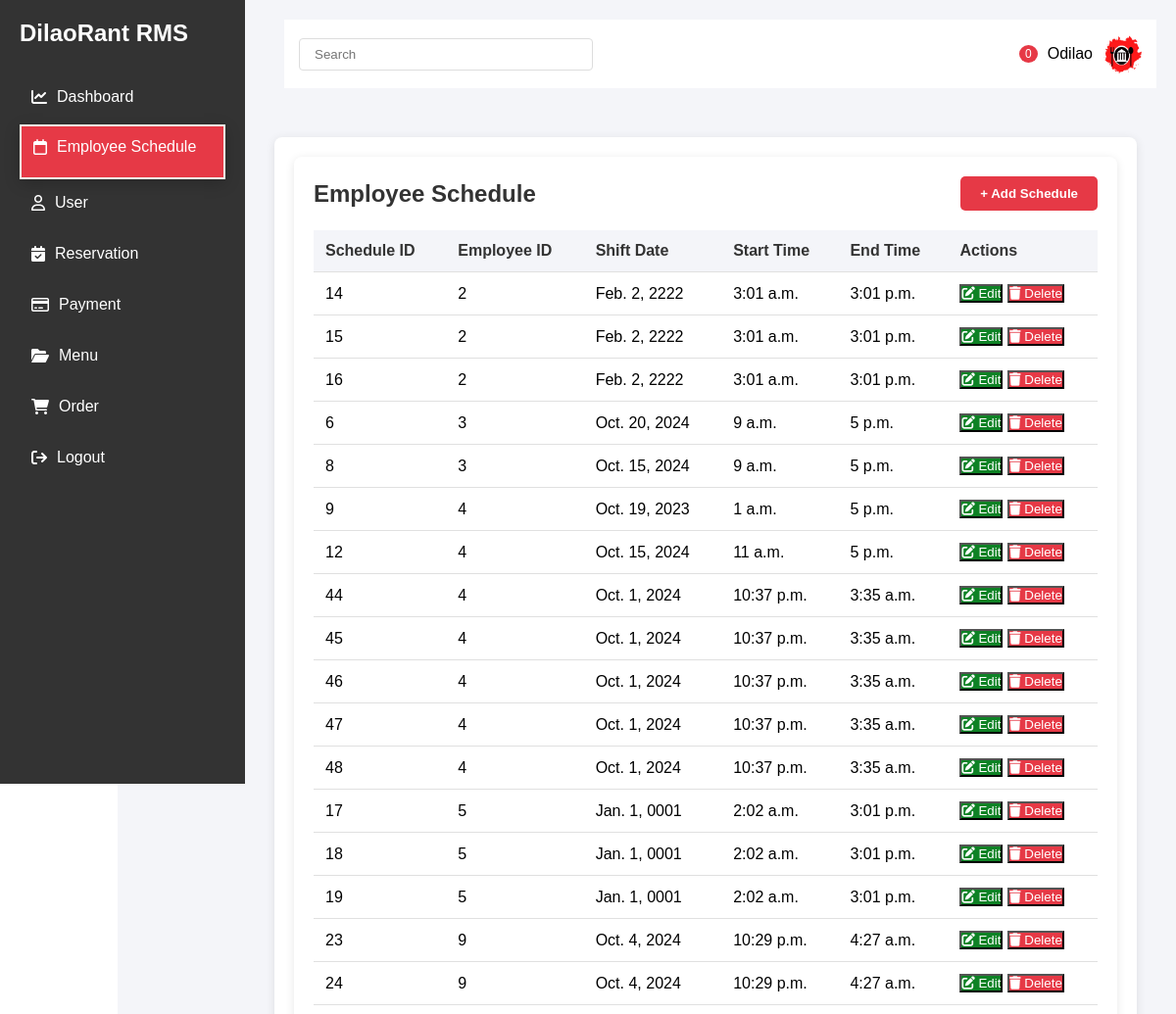
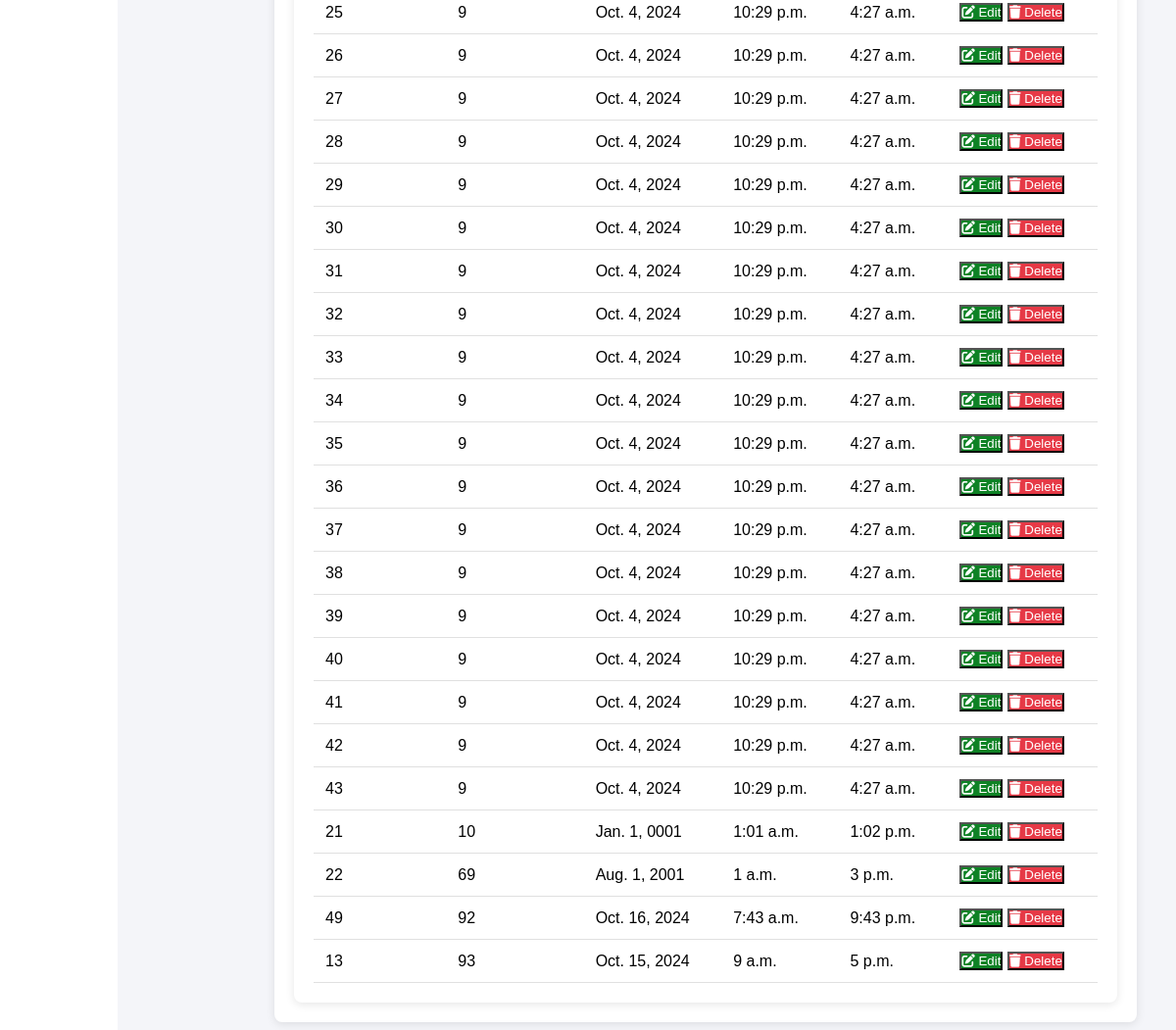
/dashboard/employeeSchedule/ (signed in), run on an earlier commit of the app's database (2 pictures, top to bottom).
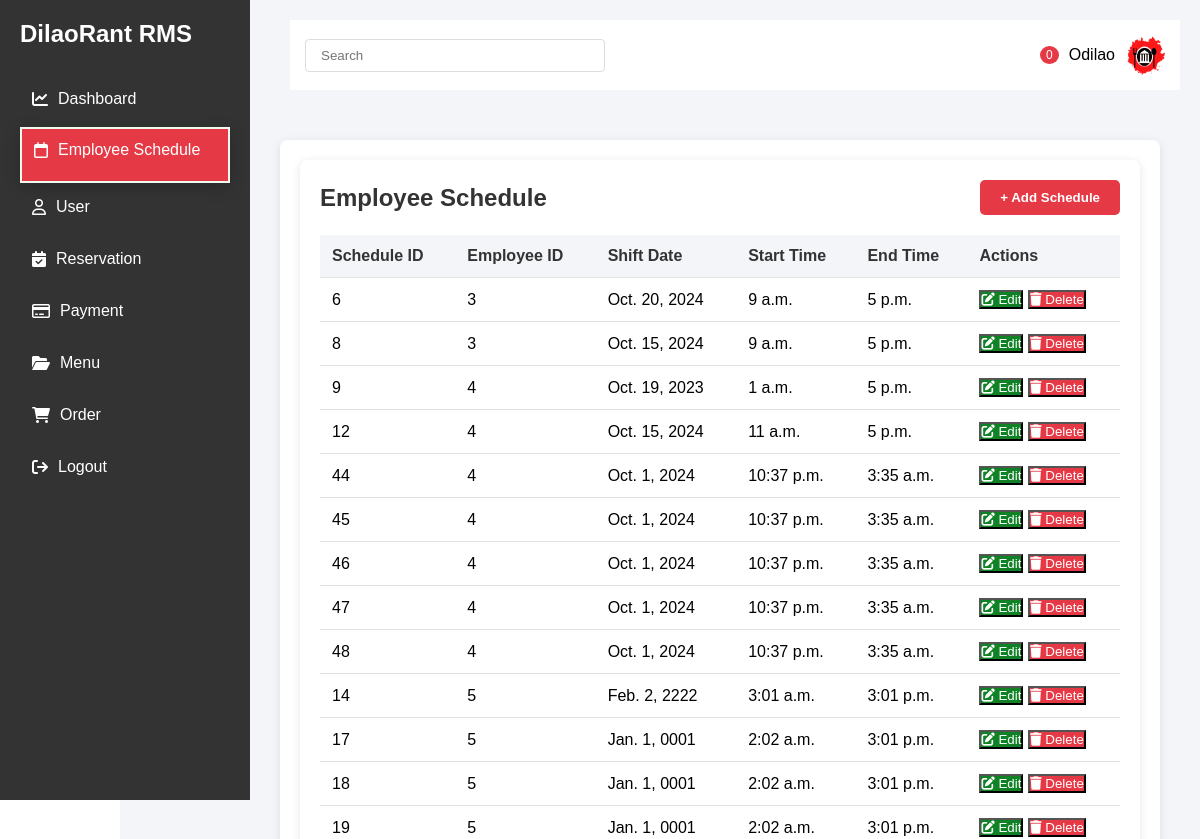
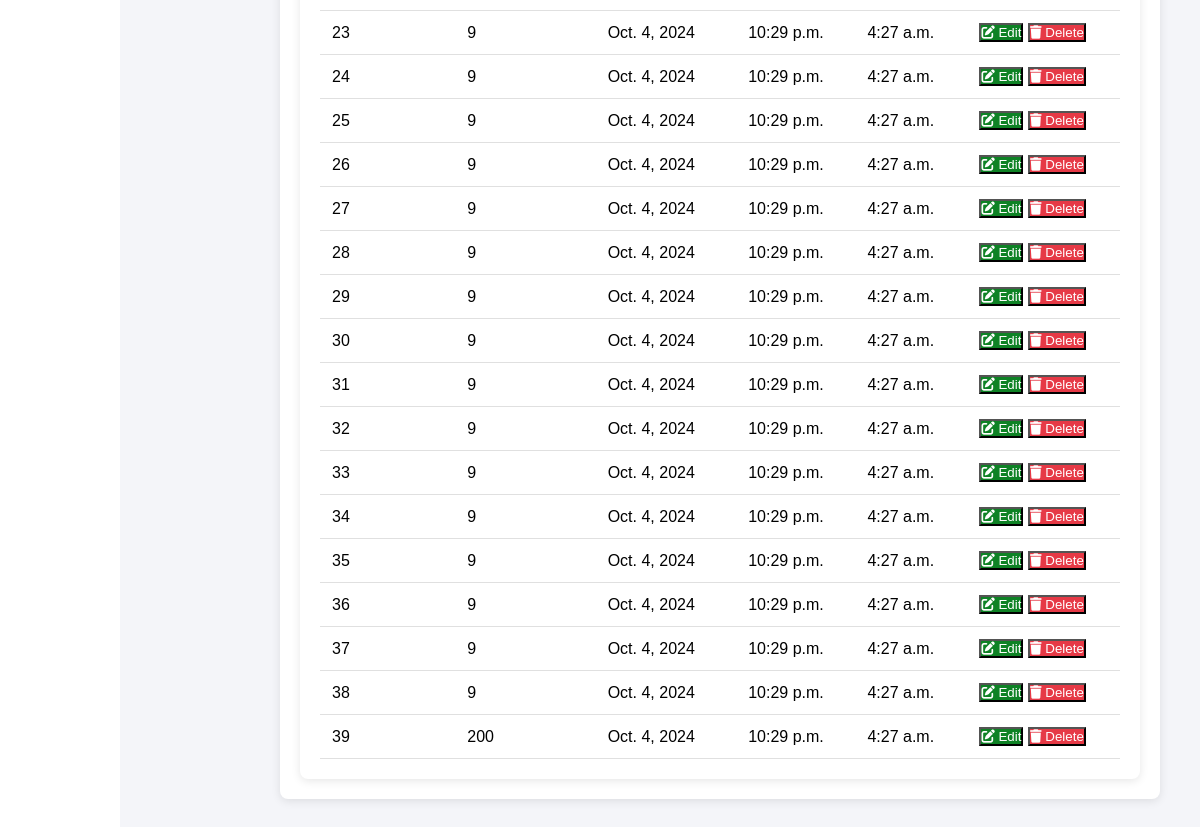
And on a later commit of the database (2 pictures, top to bottom).
### employeeSchedule/models.py (models this page shows, shortened)
class EmSchedule(models.Model):
    schedule_id = models.AutoField(primary_key=True)
    employee_id = models.IntegerField()
    shift_date = models.DateField()
    shift_time = models.TimeField()
    end_time = models.TimeField()
    class Meta:
        ordering = ['employee_id']

### employeeSchedule/views.py (the view)
# urls.py: path('',views.display_schedulev2,name='display'),
@login_required(login_url='login')
def display_schedulev2(request):
    schedules = EmSchedule.objects.all().order_by('employee_id')
    return render(request, 'employeeSchedule/EsDisplay.html', {'schedules': schedules})

### employeeSchedule/templates/employeeSchedule/EsDisplay.html (shortened to what this page needs)
{% load static %}
<!DOCTYPE html>
<html lang="en">
<head>
    <link rel="stylesheet" href="https://cdnjs.cloudflare.com/ajax/libs/font-awesome/6.0.0/css/all.min.css">
</head>
<body>
    <div class="sidebar">
        <h2>DilaoRant RMS</h2>
        <div style="margin-top: 30px;">
            <a href="{% url 'successdashboard' %}" class="menu-item">
                <i class="fas fa-chart-line"></i>
                Dashboard
            </a>
            <div class="selected">
            <a href="{% url 'Display' %}" class="menu-item">
                <i class="fa-regular fa-calendar"></i>
                Employee Schedule
            </a>    </div>
            <a href="{% url 'DisplayUser'%}" class="menu-item">
                <i class="fa-regular fa-user"></i>
                User
            </a>
            <a href="{% url 'DisplayReservation'%}" class="menu-item">
                <i class="fa-solid fa-calendar-check"></i>
                Reservation
            </a>
            <a href="{% url 'DisplayPayment' %}" class="menu-item">
                <i class="fa-regular fa-credit-card"></i>
                Payment
            </a>
            <a href="{% url 'DisplayMenu' %}" class="menu-item">
                <i class="fa-solid fa-folder-open"></i>
                Menu
            </a>
            <a href="{% url 'DisplayOrder' %}" class="menu-item">
                <i class="fa-solid fa-cart-shopping"></i>
                Order
            </a>
            <a href="{% url 'logout' %}" class="menu-item">
                <i class="fa-solid fa-arrow-right-from-bracket"></i>
                Logout
            </a>
        </div>
    </div>
    <div class="main-content">
        <div class="top-bar" style=" margin-left: 150px;">
            <input type="text" class="search-bar" placeholder="Search">
            <div class="user-profile">
                <span class="notification">0</span>
                <span>Odilao</span>
                <img src="{% static 'dashboard/bg3.png' %}" alt="Admin" style="width: 40px; height: 40px; border-radius: 50%;">
            </div>
        </div>
        <div class="main-content">
            <div class="schedule-container">
                <div class="schedule-container">
                    <div class="schedule-header">
                        <h2 class="schedule-title">Employee Schedule</h2>
                        <button class="add-schedule-btn" onclick="showAddPopup()">+ Add Schedule</button>
                    </div>
                <table class="schedule-table">
                    <thead>
                        <tr>
                            <th>Schedule ID</th>
                            <th>Employee ID</th>
                            <th>Shift Date</th>
                            <th>Start Time</th>
                            <th>End Time</th>
                            <th>Actions</th>
                        </tr>
                    </thead>
                    <tbody>
                        {% for schedule in schedules %}
                        <tr>
                            <td>{{schedule.schedule_id }}</td>
                            <td>{{ schedule.employee_id }}</td>
                            <td>{{ schedule.shift_date }}</td>
                            <td>{{ schedule.shift_time }}</td>
                            <td>{{ schedule.end_time }}</td>
                            <td>
                                <div class="action-buttons">
                                    <button
                                        class="btn btn-edit btn-tooltip"
                                        onclick="update_schedule('{{ schedule.schedule_id }}')"
                                        data-tooltip="Edit Schedule"
                                    >
                                        <i class="fas fa-edit"></i>
                                        Edit
                                    </button>
                                    <button
                                        class="btn btn-delete btn-tooltip"
                                        onclick="delete_schedule('{{ schedule.schedule_id }}')"
                                        data-tooltip="Delete Schedule"
                                    >
                                        <i class="fas fa-trash"></i>
                                        Delete
                                    </button>
                                </div>
                            </td>
                        </tr>
                        {% empty %}
                        <tr>
                            <td colspan="5" style="text-align: center;">No schedules found.</td>
                        </tr>
                        {% endfor %}
                    </tbody>
                </table>
            </div>
    </div>
</body>
</html>

### employeeSchedule/templates/employeeSchedule/EsDisplay.html (style rules this page uses)
* { margin: 0; padding: 0; box-sizing: border-box; font-family: 'Arial', sans-serif; }
.sidebar { width: 250px; background-color: #333; height: 100vh; position: fixed; left: 0; top: 0; color: white; padding: 20px; }
.main-content { margin-left: 120px; padding: 20px; background-color: #f4f5f9; min-height: 100vh; }
.top-bar { display: flex; justify-content: space-between; align-items: center; padding: 15px; background-color: white; margin-bottom: 30px; }
.search-bar { padding: 8px 15px; border: 1px solid #ddd; border-radius: 4px; width: 300px; }
.user-profile { display: flex; align-items: center; gap: 10px; }
.notification { background-color: #e63946; color: white; padding: 2px 6px; border-radius: 50%; font-size: 12px; }
.menu-item { display: flex; align-items: center; padding: 12px; color: white; text-decoration: none; margin-bottom: 10px; transition: background-color 0.3s; }
.menu-item i { margin-right: 10px; }
.selected { background-color: #e63946; color: white; border: 2px solid #f1faee; box-shadow: 0 4px 15px rgba(0, 0, 0, 0.2); transform: translateY(-3px); }
.schedule-container { background-color: white; border-radius: 8px; padding: 20px; box-shadow: 0 2px 10px rgba(0, 0, 0, 0.1); max-width: 1000px; margin: 0 auto; }
.schedule-header { display: flex; justify-content: space-between; align-items: center; margin-bottom: 20px; }
.schedule-title { font-size: 24px; font-weight: bold; color: #333; }
.add-schedule-btn { background-color: #e63946; color: white; border: none; padding: 10px 20px; border-radius: 5px; cursor: pointer; font-weight: bold; }
.schedule-table { width: 100%; border-collapse: collapse; }
.schedule-table th, .schedule-table td { padding: 12px; text-align: left; border-bottom: 1px solid #e0e0e0; }
.schedule-table th { background-color: #f4f5f9; font-weight: bold; color: #333; }
.btn-edit { background-color: #0e8225; color: white; }
.btn-delete { background-color: #e63946; color: white; }

What changed in the data, as far as the page shows it:
removed EmSchedule: schedule_id "15", employee_id "2", shift_date "Feb. 2, 2222", shift_time "3:01 a.m.", end_time "3:01 p.m."
removed EmSchedule: schedule_id "16", employee_id "2", shift_date "Feb. 2, 2222", shift_time "3:01 a.m.", end_time "3:01 p.m."
removed EmSchedule: schedule_id "40", employee_id "9", shift_date "Oct. 4, 2024", shift_time "10:29 p.m.", end_time "4:27 a.m."
removed EmSchedule: schedule_id "41", employee_id "9", shift_date "Oct. 4, 2024", shift_time "10:29 p.m.", end_time "4:27 a.m."
removed EmSchedule: schedule_id "42", employee_id "9", shift_date "Oct. 4, 2024", shift_time "10:29 p.m.", end_time "4:27 a.m."
removed EmSchedule: schedule_id "43", employee_id "9", shift_date "Oct. 4, 2024", shift_time "10:29 p.m.", end_time "4:27 a.m."
removed EmSchedule: schedule_id "21", employee_id "10", shift_date "Jan. 1, 0001", shift_time "1:01 a.m.", end_time "1:02 p.m."
removed EmSchedule: schedule_id "22", employee_id "69", shift_date "Aug. 1, 2001", shift_time "1 a.m.", end_time "3 p.m."
removed EmSchedule: schedule_id "49", employee_id "92", shift_date "Oct. 16, 2024", shift_time "7:43 a.m.", end_time "9:43 p.m."
removed EmSchedule: schedule_id "13", employee_id "93", shift_date "Oct. 15, 2024", shift_time "9 a.m.", end_time "5 p.m."
changed EmSchedule "Feb. 2, 2222": employee_id "2" → "5"; moves down the list
changed EmSchedule id 39: employee_id "9" → "200"
